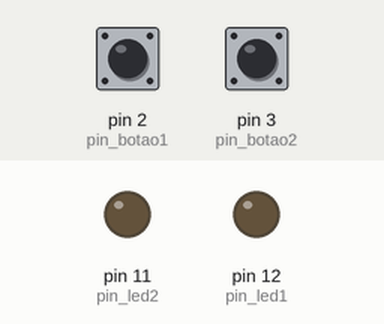
Simulated run of this sketch. Board: Arduino Uno, built with avr-gcc and run on an emulated ATmega328P. On the bench: output pins drawn as LEDs (lit = HIGH). The test bench sets the inputs (shaded band); at power-on: pin 2 (pin_botao1) LOW, pin 3 (pin_botao2) LOW. What the sketch prints to the serial monitor is not drawn.

Above: at 1.2 s.
1.3 s: pin 2 (pin_botao1) pulled HIGH for 0.15 s
At 2.3 s:
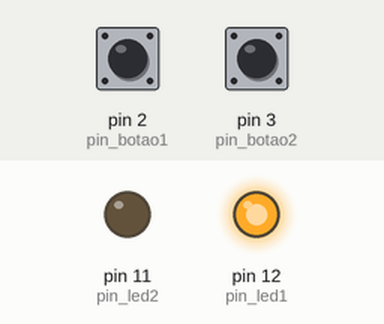
2.9 s: pin 2 (pin_botao1) pulled HIGH for 1 s
At 3.6 s:
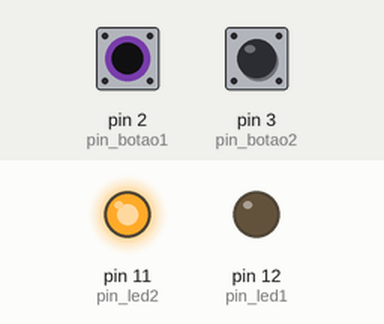
5.4 s: pin 2 (pin_botao1) pulled HIGH for 0.15 s
At 6.6 s:
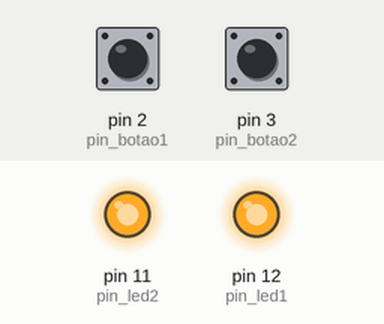
7.0 s: pin 2 (pin_botao1) pulled HIGH for 3.2 s
At 7.9 s:
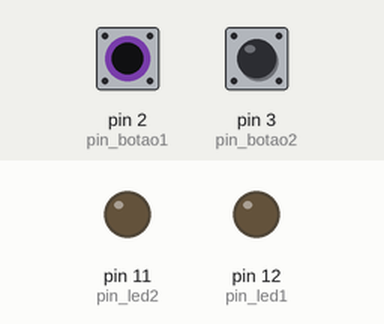
11.7 s: pin 3 (pin_botao2) pulled HIGH for 0.15 s
At 12.6 s:
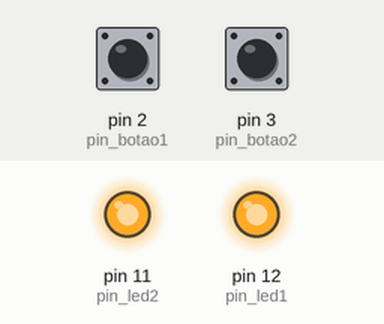
Timing chart, 0 to 14.3 s (numbered marks = the images above; inputs shaded):
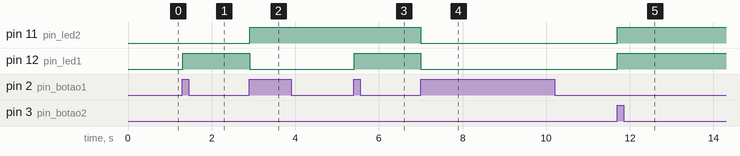

The sketch:

Atividade4.ino
```cpp
// Definindo os leds e botoes
#define pin_led1 12
#define pin_led2 11
#define pin_led3 10

#define pin_botao1 2
#define pin_botao2 3
int conta = 0;
int soma = 0;
void setup() {
  Serial.begin(9600);
  pinMode(pin_led1, OUTPUT);
  pinMode(pin_led2, OUTPUT);

  pinMode(pin_botao1, INPUT);
  pinMode(pin_botao2, INPUT);
}

void loop() {
  // Lendo o estado dos botões
  bool estado1 = digitalRead(pin_botao1);
  bool estado2 = digitalRead(pin_botao2);

  if (conta >= 0 && conta < 15)
    if (estado1 == 1 && soma == 0) {
      conta += 1;
      soma += 1;
    }
  if (estado1 == 0 && estado2 == 0) {
    soma = 0;
  }
  if (conta > 0 && conta <= 50)
    if (estado2 == 1 && soma == 0) {
      conta -= 1;
      soma += 1;
    }
  Serial.println(conta);

  if ((conta % 2) == 1) {
    digitalWrite(pin_led1, HIGH);
  } else {
    digitalWrite(pin_led1, LOW); }

    if (((conta >> 1) % 2) == 1) {
      digitalWrite(pin_led2, HIGH);
    } else {
      digitalWrite(pin_led2, LOW);
    }

    if (((conta >> 2) % 2) == 1) {
      digitalWrite(pin_led3, HIGH);
    } else {
      digitalWrite(pin_led3, LOW);
    }

    if (((conta >> 3) % 2) == 1) {
      digitalWrite(pin_led3, HIGH);
    } else {
      digitalWrite(pin_led3, LOW);
    }

}
```

Measured:
- after the input at 1.3 s, pin 12 (pin_led1): LOW → HIGH at once
- after the input at 2.9 s, pin 11 (pin_led2): LOW → HIGH at once; pin 12 (pin_led1): HIGH → LOW at once
- after the input at 5.4 s, pin 12 (pin_led1): LOW → HIGH at once
- after the input at 7.0 s, pin 11 (pin_led2), pin 12 (pin_led1): HIGH → LOW at once
- after the input at 11.7 s, pin 11 (pin_led2), pin 12 (pin_led1): LOW → HIGH at once
